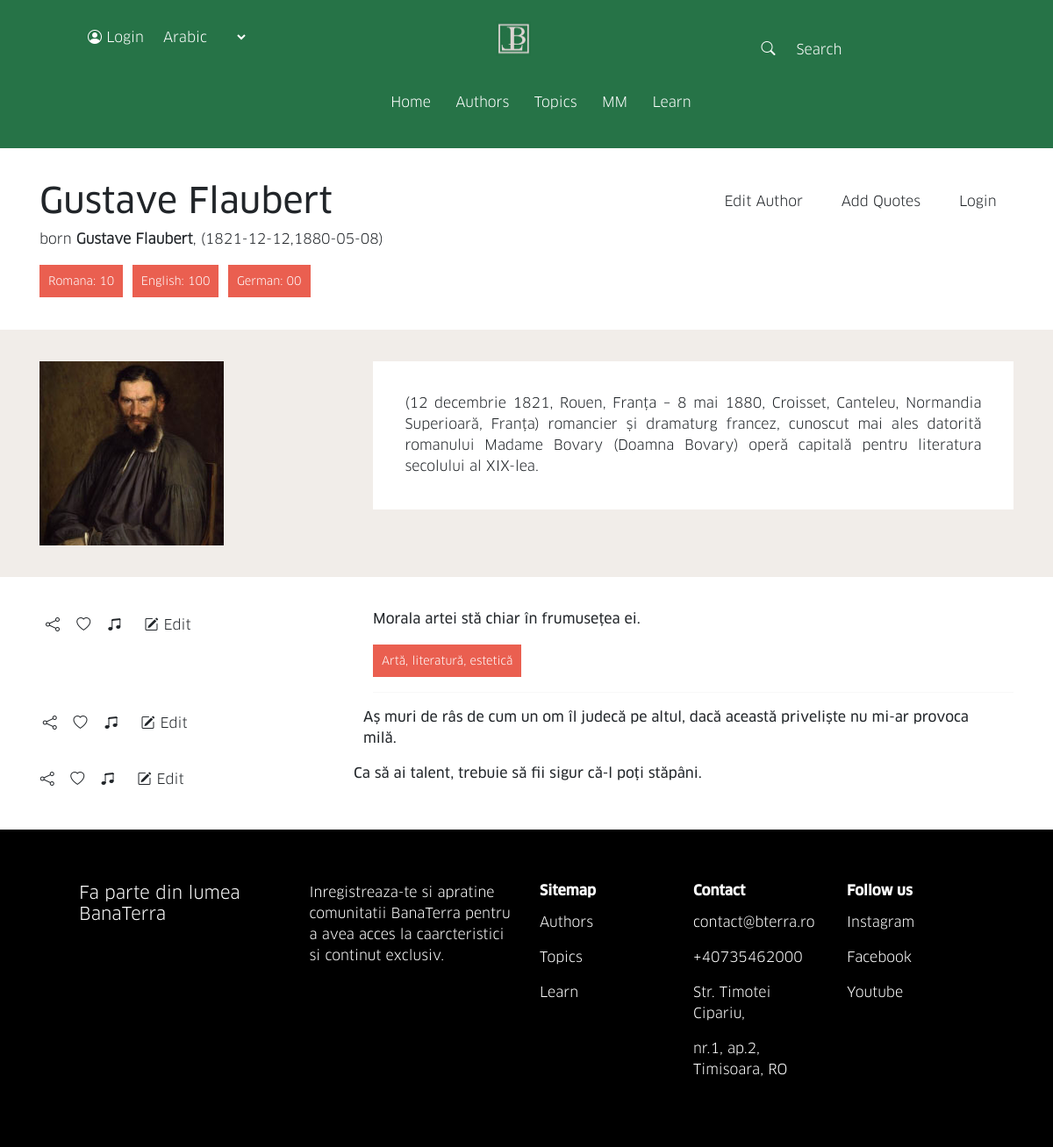
The page /auth.php?id=1 on the database its author committed.
### tables this page shows
CREATE TABLE `autori` (
  `id` int(11) NOT NULL,
  `name` varchar(100) NOT NULL,
  `lang_id` int(11) NOT NULL,
  `b_date` date NOT NULL,
  `d_date` date NOT NULL,
  `about` text NOT NULL,
  `active` int(11) NOT NULL,
  `cnt` int(11) NOT NULL DEFAULT 0
);

CREATE TABLE `quotes` (
  `id` int(11) NOT NULL,
  `quote` text NOT NULL,
  `tag_ids` int(11) NOT NULL,
  `aut_id` int(11) NOT NULL,
  `lang_id` int(11) NOT NULL,
  `user_id` int(11) NOT NULL,
  `quote_dep` int(11) NOT NULL DEFAULT 0,
  `active` tinyint(3) NOT NULL DEFAULT 1,
  `req_id` int(11) NOT NULL DEFAULT 0
);

CREATE TABLE `tag` (
  `id` int(11) NOT NULL,
  `name` varchar(255) NOT NULL,
  `active` tinyint(4) NOT NULL DEFAULT 1,
  `req_id` int(11) NOT NULL
);

### lang.php (called while the page is built, shortened)
<?php
include 'connection.php';
$sql = "SELECT * FROM `lang` WHERE `active`=\"1\";";
$result = mysqli_query($conn, $sql);
?>

### auth.php (the view, shortened to what this page needs)
<?php
if(!isset($_SESSION["loggedin"]) || $_SESSION["loggedin"] !== true){
	$link="login.php";
	$text="Login";
}
$auth_id=$_GET['id'];
include 'connection.php';
$sql = "SELECT * FROM autori WHERE id = $auth_id";
$result = mysqli_query($conn, $sql);
$row= mysqli_fetch_assoc($result);
$sql2="SELECT * FROM quotes WHERE aut_id = $auth_id";
$result2=mysqli_query($conn, $sql2);
?>
<!DOCTYPE html>
<html lang="en">
	<head>
		<link rel="stylesheet" href="https://cdnjs.cloudflare.com/ajax/libs/font-awesome/4.7.0/css/font-awesome.min.css" />
		<link rel="stylesheet" href="https://cdn.jsdelivr.net/npm/bootstrap-icons@1.10.5/font/bootstrap-icons.css" />
		<link
			href="https://cdn.jsdelivr.net/npm/bootstrap@5.3.0/dist/css/bootstrap.min.css"
			rel="stylesheet"
 />
		<link
			rel="stylesheet"
			type="text/css"
			href="https://stackpath.bootstrapcdn.com/bootstrap/4.1.0/css/bootstrap.min.css" />
		<link
			rel="stylesheet"
			type="text/css"
			href="https://stackpath.bootstrapcdn.com/font-awesome/4.7.0/css/font-awesome.min.css" />
		<link rel="stylesheet" href="css/style.css" />
		<link rel="stylesheet" href="css/cerculete.css" />
	</head>
	<body>
		<section class="nav">
			<div class="row navrow">
				<div class="col-md-4 col-sm-4 col-4">
				<button class="btn no-out-focus white-txt" onclick="location.href='<?php echo $link;?>'"><i class="bi bi-person-circle"></i> <?php echo $text;?></button>
					<select class="no-bg no-out-focus white-txt" data-width="fit">
					<?php
						include "lang.php";
						while($row10= mysqli_fetch_assoc($result))
						{
							echo '<option data-content="'.$row10["code"].'"';
							if($_SESSION["lang"]===$row10["lang_id"])
								echo"selected";
							echo '>'.$row10["name"].'</option>';
						}
						?>
					</select>
				</div>
				<div class="col-md-4 col-sm-4 col-4">
					<img class="logo-sm" src="images/logo.jpg" />
				</div>
				<div class="col-md-4 col-4 d-none d-md-block">
					<form class="d-flex" role="search">
						<button class="btn no-bg no-out-focus white-txt" type="submit">
							<i class="bi bi-search"></i>
						</button>
						<input
							class="form-control me-2 no-out-focus no-bg white-txt"
							type="search"
							placeholder="Search"
							aria-label="Search" />
					</form>
				</div>
				<div class="col-md-4 col-4 col-sm-4 mx-auto">
					<nav class="navbar navbar-expand-lg bg-* justify-content-center">
						<div class="container-fluid">
							<div class="collapse navbar-collapse" id="navbarSupportedContent">
								<ul class="navbar-nav">
									<li class="nav-item">
										<a class="nav-link white-txt" href="/">Home</a>
									</li>
									<li class="nav-item">
										<a class="nav-link white-txt" href="authors.php">Authors</a>
									</li>
									<li class="nav-item">
										<a class="nav-link white-txt" href="topics.php">Topics</a>
									</li>
									<li class="nav-item">
										<a class="nav-link white-txt" href="mm.php">MM</a>
									</li>
									<li class="nav-item">
										<a class="nav-link white-txt" href="learn.php">Learn</a>
									</li>
								</ul>
							</div>
						</div>
					</nav>
				</div>
			</div>
		</section>
        <div class="white-bg">
            <section class=" banner container sect-padding after-sect-padding">
                <div class="row">
                    <div class="col-lg-6">
                        <h1 class="page-heading "><?php echo $row["name"];?></h1>
                        <p>born <b style="font-weight: 700;"><?php echo $row["name"];?></b>, (<?php echo $row["b_date"].",".$row["d_date"]?>)</p>
                        <div class="attributes">
                            <span class="tag">Romana: 10</span>
                            <span class="tag">English: 100</span>
                            <span class="tag">German: 00</span>
                        </div>
                    </div>
                    <div class="col-lg-6 chooser">
                        <div class="">
                            <button class="btn" type="button" onclick="location.href='editAuthors.php?type=edit&id=<?php echo $auth_id;?>'">Edit Author</button>
                            <button class="btn" type="button" onclick="location.href='editQuotes.php?type=add&id=<?php echo $auth_id;?>'">Add Quotes</button>
                            <button class="btn" type="button">Login</button>
                        </div>
                    </div>
                </section>
                </div>
        <div class="container sect-padding after-sect-padding">
            <div class="row">
                <div class="col-md-4 px-auto">
                    <img src="images/test.jpg" alt="">
                </div>
                	<div class="col-md-8">
						<div class="scroll white-bg cont-5-padding">
							<?php
							echo $row["about"];
							?>
					</div>
				</div>
            </div>
        </div>
		<section class="banaterra sect-padding after-sect-padding">
			<div class="container">
						<?php
						include 'connection.php';
						while($row2= mysqli_fetch_assoc($result2))
							{
								if($row2["active"]==1){
								echo '<div class="row">
								<div class="col-md-4 icons">
									<i class="bi bi-share"></i>
									<i class="bi bi-heart"></i>
									<i class="bi bi-music-note-beamed"></i>
									<button class="btn" onclick="location.href='."'editQuotes.php?type=edit&id=".$row2["id"]."'".'"><i class="bi bi-pencil-square"></i> Edit </button>
								</div>
								<div class="col-md-8">
								<p class="news">'.$row2["quote"].'</p>';
								$tag_id=$row2["tag_ids"];
								$sql4="SELECT * FROM tag WHERE id = $tag_id";
								$result4 = mysqli_query($conn, $sql4);
								$rows= mysqli_fetch_assoc($result4);
								if($rows!=NULL){
								echo '<div class="attributes">
								<span class="tag">'.$rows["name"].'</span><hr/></div>';
								}
								echo '</div>';
								}
							}
						?>
			</div>
		</section>
		<footer>
			<div class="container cont-5-padding footer">
				<div class="row">
					<div class="col-md-3">
						<h5>
							Fa parte din lumea <br />
							BanaTerra
						</h5>
					</div>
					<div class="col-md-3">
						<p>
							Inregistreaza-te si apratine comunitatii BanaTerra pentru a avea acces la caarcteristici si continut
							exclusiv.
						</p>
						<a href="register.php">Register area</a>
					</div>
					<div class="col-md-6" id="footer-menu">
						<div class="row menu">
							<div class="col-md-4">
								<h6>Sitemap</h6>
								<p><a class="footer-link" href="">Authors</a></p>
								<p><a class="footer-link" href="">Topics</a></p>
								<p><a class="footer-link" href="">Learn</a></p>
							</div>
							<div class="col-md-4">
								<h6>Contact</h6>
								<p>contact@bterra.ro</p>
								<p>+40735462000</p>
								<p>Str. Timotei Cipariu,</p>
								<p>nr.1, ap.2, Timisoara, RO</p>
							</div>
							<div class="col-md-4">
								<h6>Follow us</h6>
								<p>Instagram</p>
								<p>Facebook</p>
								<p>Youtube</p>
							</div>
						</div>
					</div>
				</div>
			</div>
		</footer>
	</body>
</html>

### css/style.css (style rules this page uses)
.news, .newsfont { font-family: 'ClanProNews'; }
.nav { background-color: #267347; }
body { font-family: 'ClanProRegular'; background-color: rgb(241, 237, 233); }
.navrow { width:100vw; text-align: center; }
.col-4 { text-align: center; }
.nav { padding: 2% 0; }
.white-txt { color: white; }
.logo-sm { height: 40px; aspect-ratio: 1; }
.no-bg, .no-bg:focus, .no-bg:active { box-sizing: unset; background: none; border:none; }
.nav-item { margin: 0 2%; }
.sect-padding { padding-top: 3%; }
span.tag { color:white; background-color: #ea5f50; font-size: small; padding: 10px; margin-right: 1%; margin-top: 3%; white-space:nowrap; line-height: 3; }
a, a:hover { text-decoration: none; color: black; }
.scroll { max-height: 200px; overflow: scroll; text-align: justify; }
footer { background-color: #000000; color: #ffffff; }
.chooser { display:inline; justify-content: end; }
.chooser .dropdown,button { display: inline; }
.footer { padding: 2% 0; }
footer h6 { padding-bottom: 5%; font-weight: bolder; font-family: "ClanProMedium"; }
#footer-menu a { color:white; margin-top:5%; }
.autori, .cont-5-padding { padding:5% }
.chooser { text-align: end; margin-bottom: 2%; }
.chooser .btn { margin: 1%; border-style: solid!important; border-width: 2px; }
.page-heading, .font-news { font-family: "ClanProNews"; }
.banaterra, .white-bg { background-color: white; }
.banaterra p, .donate p { font-family: "ClanProNews"; }
.after-sect-padding { padding-bottom: 3%; }
form { width: 70%; margin: 2% 15%; }
.icons i { margin-left: 2%; margin-right: 2%; }

### rows shown on the page
autori: name "Gustave Flaubert", b_date "1821-12-12", d_date "1880-05-08", about "(12 decembrie 1821, Rouen, Franța – 8 mai 1880, Croisset, Canteleu, Normandia Superioară, Franța) romancier și dramaturg francez, cunoscut mai ales datorită romanului Madame Bovary (Doamna Bovary) operă capitală pentru literatura secolului al XIX-lea."
quotes: quote "Morala artei stă chiar în frumusețea ei.", tag.name "Artă, literatură, estetică"
quotes: quote "Aș muri de râs de cum un om îl judecă pe altul, dacă această priveliște nu mi-ar provoca milă."
quotes: quote "Ca să ai talent, trebuie să fii sigur că-l poți stăpâni."

### other values the page prints
$text "Login"
form field value "Arabic"
